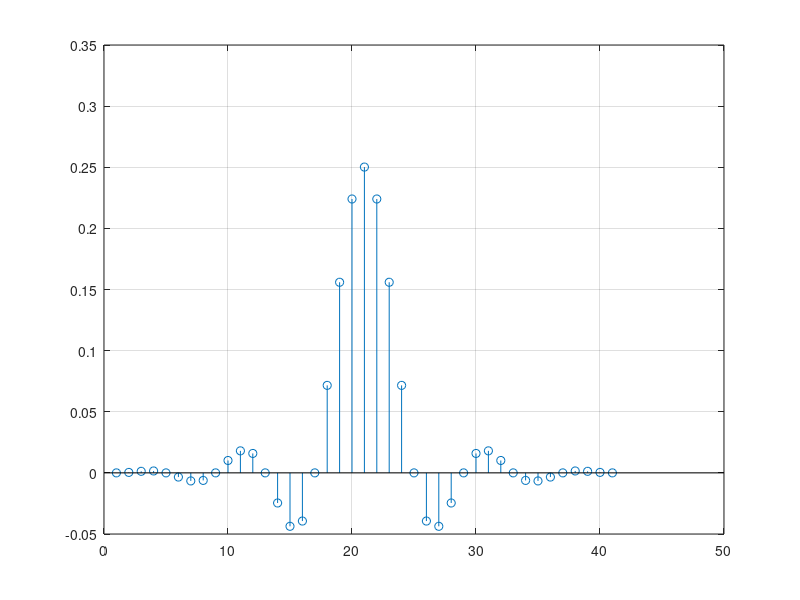
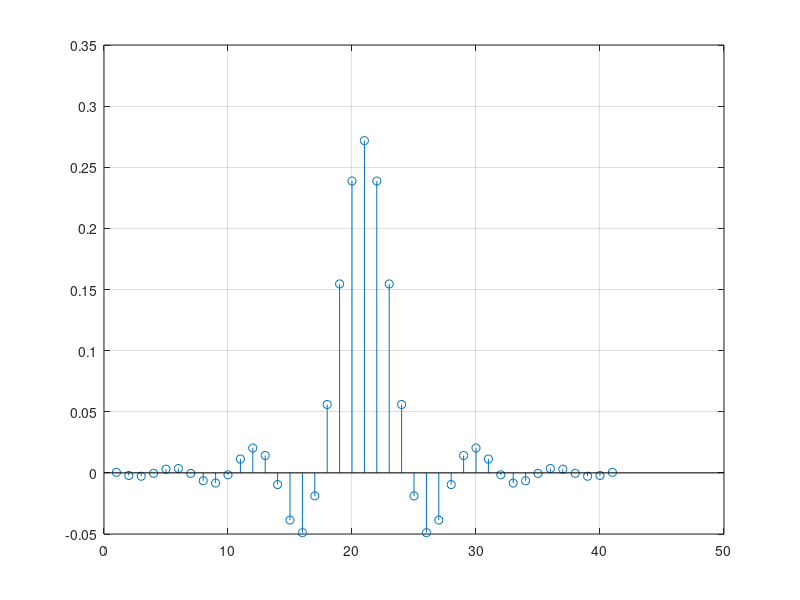
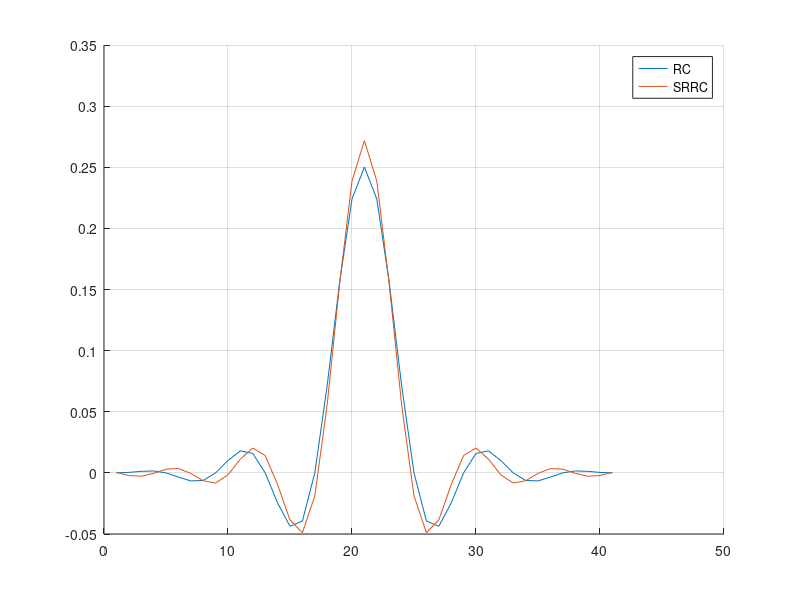
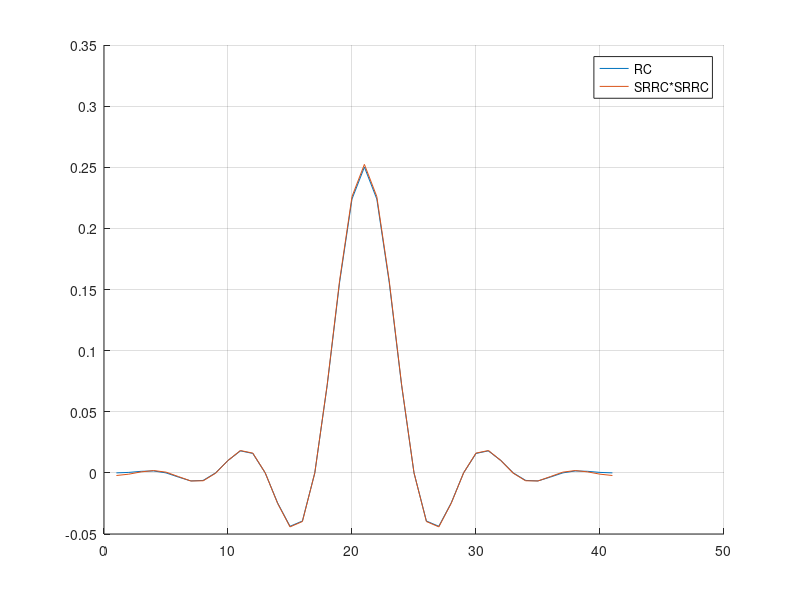

The MATLAB source for these figures, in order: (Note: this script raises an error after producing the figures.)
clc; clear; close all;
%% p1
% raised cosine
a = 0.3;
M = 4;
S = 5;
RC = zeros(1,2*M*S+1);
for n = -M*S:M*S
    idx = n+M*S+1;
    RC(idx) = sinc(n/M)*(cos(pi*a*(n/M)) / (1 - 4*(a*n/M)^2));
end

DC_gain = sum(RC);
RC = RC/DC_gain;

figure;
stem(RC);
grid;

%% p2
% squared raised cosine
a = 0.3;
M = 4;
S = 5;
SRRC = zeros(1,2*M*S+1);
for n = -M*S:M*S
    idx = n+M*S+1;
    if n ~= 0
        SRRC(idx) = (4*a/pi) * (cos((1+a)*pi*n/M) + M*sin((1-a)*pi*n/M)/(4*a*n)) / (1-(4*a*n/M)^2);
    else
        SRRC(idx) = (1-a+(4*a/pi));
    end
end

DC_gain = sum(SRRC);
SRRC = SRRC/DC_gain;

figure;
stem(SRRC);
grid;

figure;
hold on;
plot(RC);
plot(SRRC);
legend('RC', 'SRRC');
hold off;
grid;

RC_test = conv(SRRC, SRRC);
L = length(RC_test);
mid = ceil(L/2);
figure;
hold on;
plot(RC);
plot(1:(2*M*S+1), RC_test((mid-M*S):(mid+M*S)));
legend('RC', 'SRRC*SRRC');
hold off;
grid;

%% p3
figure;
for i = 1:4
    RC_down = RC(i:M:end);
    RC_down_zero = [RC_down, zeros(1,256-length(RC_down))];
    RC_downf = fft(RC_down_zero);
    subplot(4,2,i*2-1);
    stem(RC_down);
    grid on;
    subplot(4,2,i*2);
    plot(abs(RC_downf));
    ylim([0, 0.35]);
    yticks(0:0.05:0.35);
    xlim([0, 256]);
    grid on;
end

%% p4
clc; clear; close all;
data = load("Lab7_given_data\S7P4.mat");
b = data.b(:).';
Nb = length(b);

a = 0.3;
M = 32;
S = 5;
RC = rcfun(a, M, S);

bu = zeros(1,Nb*M);
bu(1:M:end) = b;

b_ps = conv(bu, RC, 'same');
figure;
plot(b_ps*M);
xlim([0,2048]);
grid;

b_re = b_ps(1:M:end);

%for i = 1:length(b_re)
%    if b_re(i) > 0
%        b_re(i) = 1;
%    else
%        b_re(i) = -1;
%    end
%end

figure;
hold on;
stem(b);
stem(M * b_re);
legend('b', 'b-recover');
hold off;
grid;

errors = zeros(1,M);
for phase = 0:M-1
    b_re_test = b_ps(phase+1:M:end);
    for i = 1:length(b_re_test)
        if b_re_test(i) > 0
            b_re_test(i) = 1;
        else
            b_re_test(i) = -1;
        end
    end
    errors(phase+1) = norm(b - b_re_test);
    fprintf('phase = %d, error = %.2e\n', phase, errors(phase+1));
end

% p5
rect_pulse = (1/M)*ones(1,M);
bu_practical = conv(bu, rect_pulse, 'same');
b_ps_practical = conv(bu_practical, RC, 'same');
figure;
hold on;
plot(b_ps);
plot(b_ps_practical);
xlim([0,2048]);
legend('ideal', 'practical');
hold off;
grid;

RC_rect = conv(RC, rect_pulse, 'same');
figure;
hold on;
plot(RC);
plot(RC_rect);
legend('RC', 'RC-rect');
hold off;
grid;

b_re_practical = b_ps_practical(1:M:end);

figure;
hold on;
stem(b_re * M);
stem(b_re_practical * M);
legend('ideal', 'practical');
hold off;
grid;

%% p6
%clc; clear; close all;
data = load("Lab7_given_data\S7P6.mat");
b = data.b(:).';
Nb = length(b);
M = 32;

delta = [ones(1,1), zeros(1,Nb*M-1)];
h = filter(IIR, delta);
figure;
plot(h);
xlim([0,256]);

bu = zeros(1,Nb*M);
bu(1:M:end) = b;
bu_IIR = filter(IIR, bu);
b_ps_IIR = filter(IIR, bu_IIR);
b_re = b_ps_IIR(43:M:end);

figure;
hold on;
stem(b);
stem(b_re * M);
legend('b', 'b-recover');
hold off;
grid;